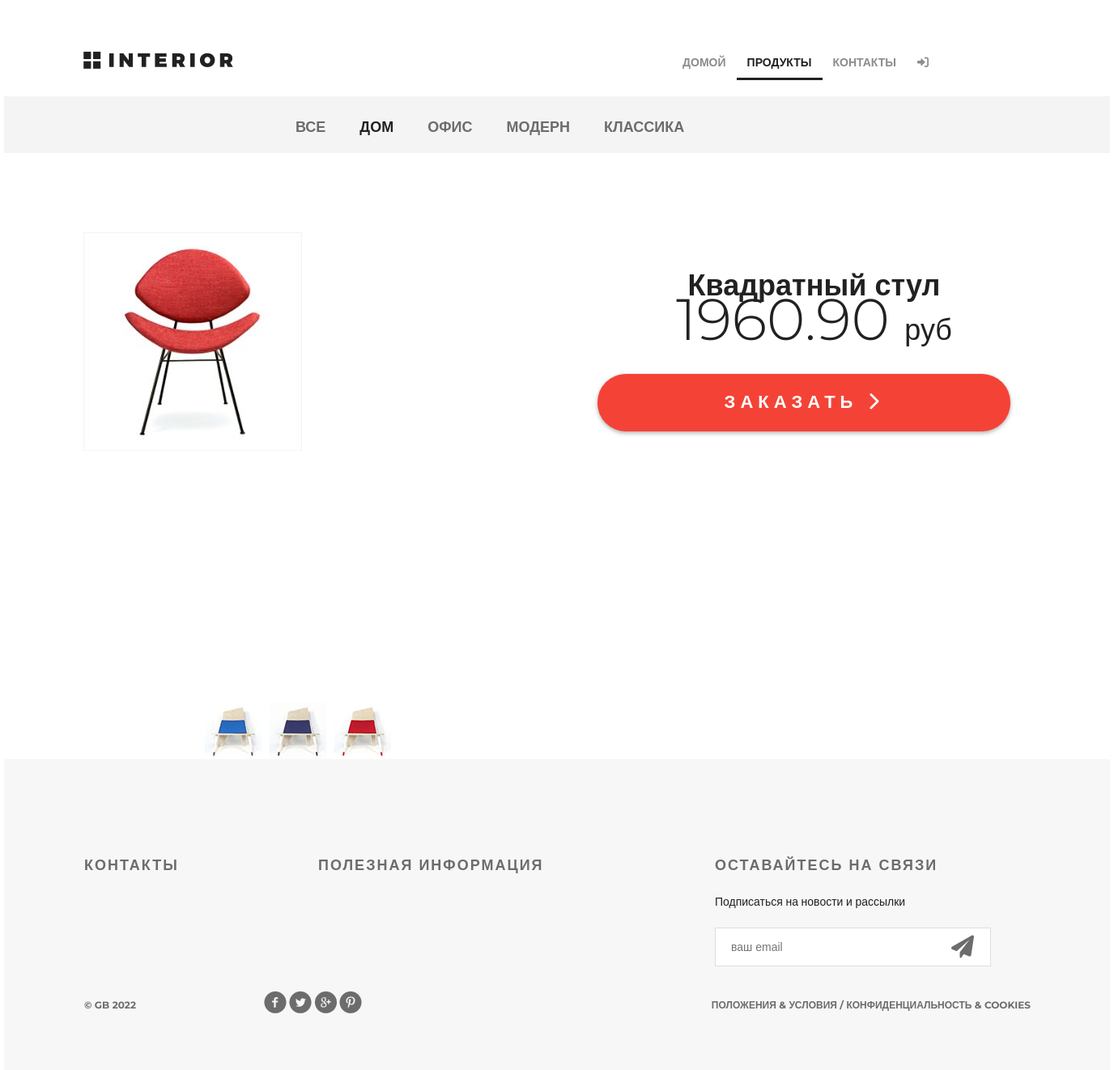
The app's page /products/product/1/, older data.
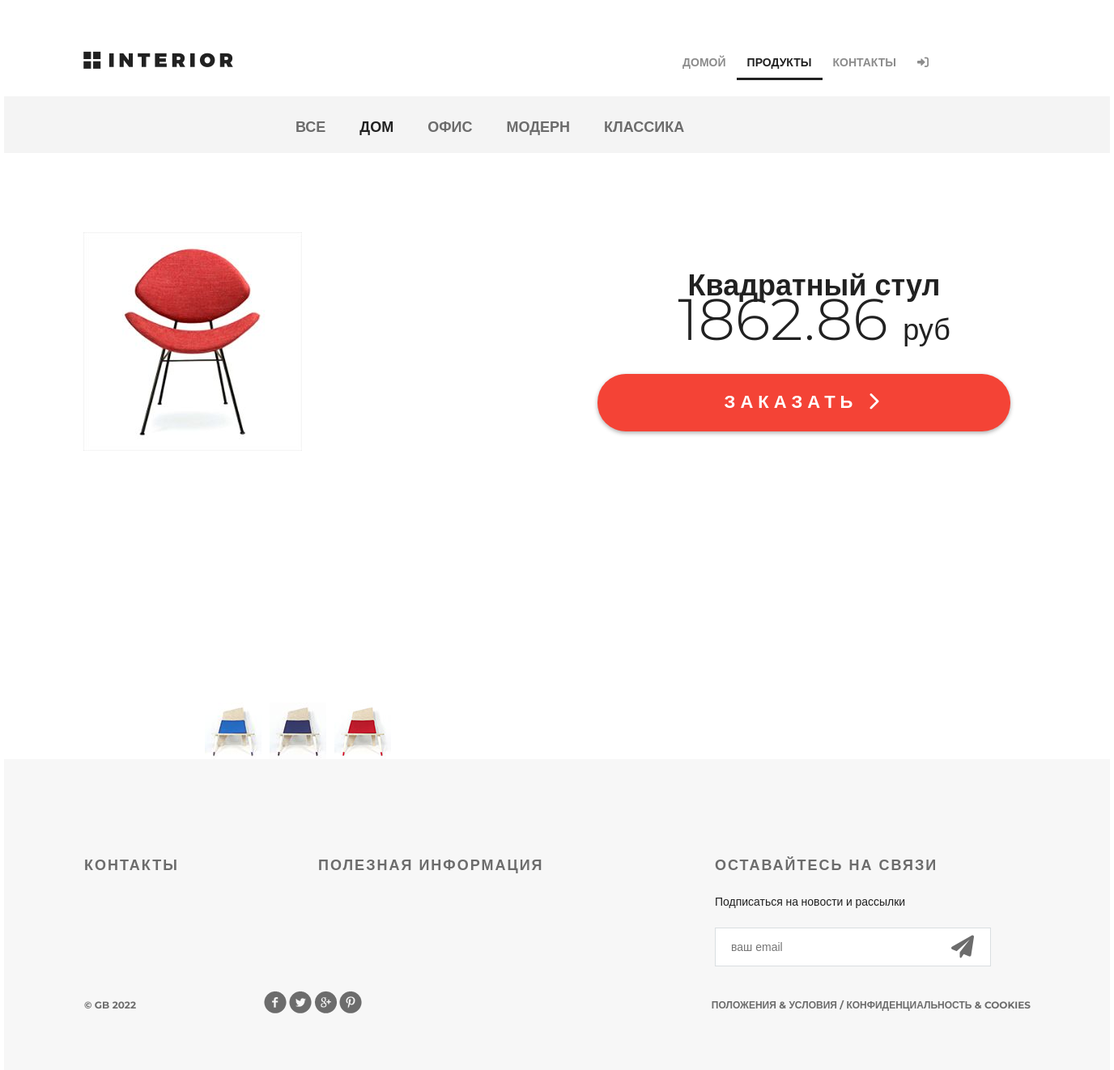
The same page, newer data.
### productsapp/models.py (models this page shows, shortened)
class Product(models.Model):
    category = models.ForeignKey(ProductCategory, on_delete=models.CASCADE)
    name = models.CharField(verbose_name='имя продукта', max_length=128)
    image = models.ImageField(upload_to='products_images', blank=True)
    short_desc = models.CharField(verbose_name='краткое описание продукта', max_length=60, blank=True)
    description = models.TextField(verbose_name='описание продукта', blank=True)
    price = models.DecimalField(verbose_name='цена продукта', max_digits=8, decimal_places=2, default=0)
    quantity = models.PositiveIntegerField(verbose_name='количество на складе', default=0)
    is_active = models.BooleanField(verbose_name='активный', db_index=True, default=True)

### productsapp/views.py (the view)
# urls.py: path('product/<int:pk>/', cache_page(3600)(products.product), name='product'),
def product(request, pk):
    title = 'продукт'
    content = {
        'title': title,
        'links_menu': get_links_menu(),
        'product': get_product(pk),
    }
    return render(request, 'productsapp/product.html', content)

### mainapp/context_processors.py (called while the page is built)
def basket(request):
    basket = []
    if request.user.is_authenticated:
        basket = Basket.objects.filter(user=request.user).select_related()
    return {
        'basket': basket,
    }

### productsapp/views.py (called while the page is built)
def get_links_menu():
    if settings.LOW_CACHE:
        key = 'links_menu'
        links_menu = cache.get(key)
        if links_menu is None:
            links_menu = ProductCategory.objects.filter(is_active=True)
            cache.set(key, links_menu)
        return links_menu
    else:
        return ProductCategory.objects.filter(is_active=True)

def get_product(pk):
    if settings.LOW_CACHE:
        key = f'product_{pk}'
        product = cache.get(key)
        if product is None:
            product = get_object_or_404(Product, pk=pk)
            cache.set(key, product)
        return product
    else:
        return get_object_or_404(Product, pk=pk)

### productsapp/templates/productsapp/product.html (shortened to what this page needs)
{% extends 'mainapp/base.html' %}
{% load static %}
{% block mainmenu %}
    <div class="hero-white">
        <div class="header clearfix">
            {% include 'mainapp/includes/inc_mainmenu.html' %}
        </div>
    </div>
{% endblock %}
{% block content %}
    <div class="details">
        <div class="links clearfix">
            <ul class="links-menu">
                <li><a href="{% url 'products:category' 0 %}"
                       class="{% if request.resolver_match.kwargs.pk|default:0 == 0 %}active{% endif %}">Все</a></li>
                {% for link in links_menu %}
                    <li><a href="{% url 'products:category' link.pk %}"
                           class="{% if request.resolver_match.kwargs.pk == link.pk %}active{% endif %}">{{ link.name }}</a>
                    </li>
                {% endfor %}
            </ul>
        </div>
        <div class="details-products">
            <div class="details-slider">
                <div class="slider-product">
                    <img src="/media/{{ product.image }}">
                </div>
                <div class="slider-control">
                    <div class="block">
                        <a href="#"><img src="{% static 'mainapp/img/controll.jpg' %}" alt="">
                        </a>
                    </div>
                    <div class="block">
                        <a href="#"><img src="{% static 'mainapp/img/controll1.jpg' %}" alt="">
                        </a>
                    </div>
                    <div class="block">
                        <a href="#"><img src="{% static 'mainapp/img/controll2.jpg' %}" alt="">
                        </a>
                    </div>
                </div>
            </div>
            <div class="description">
                <h3 class="big-bold">{{ product.name }}</h3>
                <p class="price"> {{ product.price }} <span>руб</span></p>
                <a href="{% url 'basket:add' product.pk %}" class="red-button">
                    заказать <i class="fa fa-chevron-right" aria-hidden="true"></i>
                </a>
            </div>
        </div>
    </div>
{% endblock %}

Row changes from the older to the newer data that the page shows:
changed Product "Квадратный стул": price "1960.90" → "1862.86"
